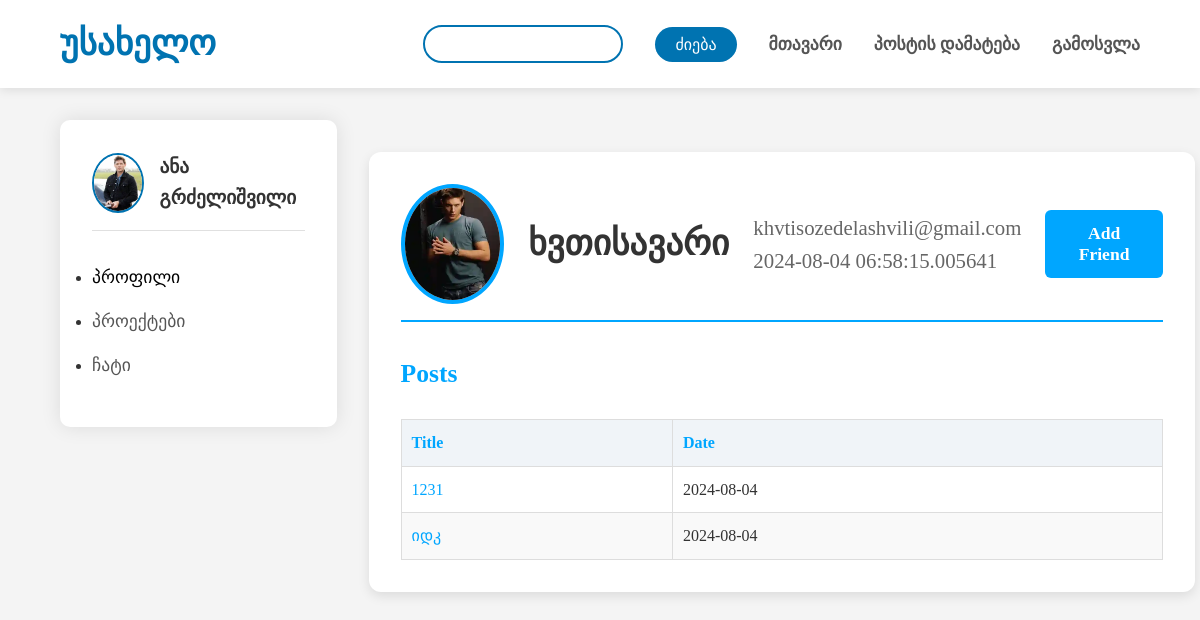
The app's page /profile/ხვთისავარი (signed in), older data.
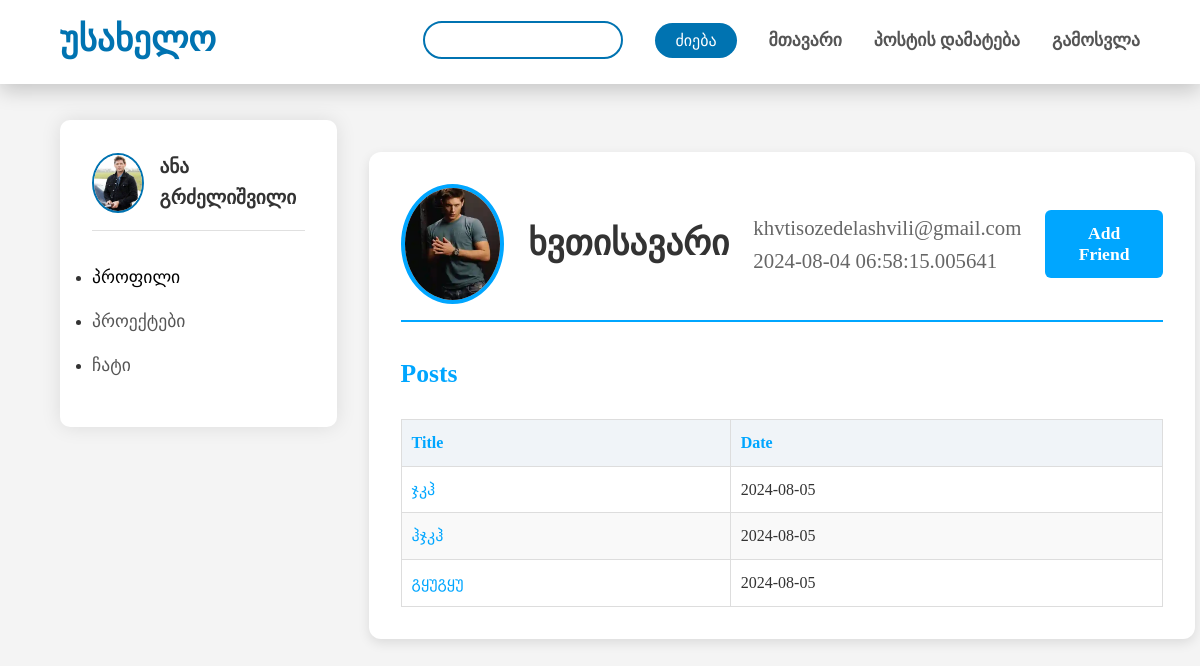
The same page, newer data.
### models.py (models this page shows, shortened)
class User(db.Model, UserMixin):
    id = db.Column(db.Integer, primary_key=True)
    username = db.Column(db.String(80), nullable=False)
    email = db.Column(db.String(120), unique=True, nullable=False)
    date_registered = db.Column(db.DateTime, nullable=False, default=datetime.utcnow)
    password = db.Column(db.String(120), nullable=False)
    friend_of = db.relationship('Friendship', backref='user')
    img = db.Column(db.String, nullable=False)

class Post(db.Model):
    id = db.Column(db.Integer, primary_key=True)
    username = db.Column(db.String(80), nullable=False)
    user_image = db.Column(db.String(80), nullable=False)
    date_posted = db.Column(db.DateTime, nullable=False, default=datetime.utcnow)
    title = db.Column(db.String(80), nullable=False)
    content = db.Column(db.String(), nullable=False)
    image_file = db.Column(db.String(120), nullable=True)
    keywords = db.Column(db.String(200), nullable=True)
    comments = db.relationship('Comment', backref='post', lazy=True, cascade="all, delete-orphan")

### routes.py (the view)
@app.route('/profile/<username>')
@login_required
def profile(username):
    comment_form = CommentForm()
    user = User.query.filter_by(username=username).first()  # Get the user by username
    if user is None:
        flash('User not found.', 'danger')
        return redirect(url_for('home'))
    posts = Post.query.filter_by(username=user.username).all()
    return render_template('profile.html', user=user, posts=posts, comment_form=comment_form)

### forms.py
class CommentForm(FlaskForm):
    post_id = IntegerField('Post ID', validators=[DataRequired()])
    comment = TextAreaField('კომენტარი', validators=[DataRequired()])
    image = FileField('Image')
    submit = SubmitField('კომენტარის დამატება')

### routes.py (called while the page is built)
@login_manager.user_loader
def load_user(user_id):
    return User.query.get(int(user_id))

### templates/profile.html
{% extends "base.html" %}
{% block styles %}
<link rel="stylesheet" href="/static/styles/profile.css">
{% endblock %}
{% block content %}
<div class="profile">
    <div class="profile-header">
        <img src="{{ url_for('static', filename='uploads/' ~ user.img) }}" alt="Profile Picture" class="profile-image">
        <h1 class="profile-username">{{ user.username }}</h1>
        <div style="display: grid;">
            <p class="profile-email">{{ user.email }}</p>
            <p class="profile-email">{{ user.date_registered }}</p>
        </div>
        {% if current_user.username != user.username %}
            <form action="{{ url_for('add_friend', username=user.username) }}" method="post">
                <button class="add-friend" type="submit">Add Friend</button>
            </form>
        {% endif %}
    </div>
    <div class="profile-info">
        <h2>Posts</h2>
        {% if posts %}
        <table>
            <thead>
            <tr>
                <th>Title</th>
                <th>Date</th>
            </tr>
            </thead>
            <tbody>
            {% for post in posts %}
            <tr>
                <td><a href="{{ url_for('post_detail', post_id=post.id) }}">{{ post.title }}</a></td>
                <td>{{ post.date_posted.strftime('%Y-%m-%d') }}</td>
            </tr>
            {% endfor %}
            </tbody>
        </table>
        {% else %}
        <p>No posts available.</p>
        {% endif %}
    </div>
</div>
{% endblock %}

### templates/base.html (shortened to what this page needs)
<!DOCTYPE html>
<html lang="ka">
<head>
    <link rel="stylesheet" href="/static/styles/base.css">
    {% block styles %}{% endblock %}
</head>
<body>
    <header>
        <nav>
            <h1>უსახელო</h1>
            <ul class="first-ul">
                {% if current_user.is_authenticated %}
                <input class="search-input" type="search">
                <input class="submit-input" type="submit" value="ძიება" style="font-family: TBC;">
                <li><a href="/">მთავარი</a></li>
                <li><a href="/add_post">პოსტის დამატება</a></li>
                <li><a href="/logout">გამოსვლა</a></li>
                {% else %}
                <li><a href="/login">შესვლა</a></li>
                <li><a href="/register">რეგისტრაცია</a></li>
                {% endif %}
            </ul>
        </nav>
    </header>
    <div class="container">
        {% if current_user.is_authenticated %}
        <aside>
            <div class="user-info">
                <img src="{{ url_for('static', filename='uploads/' ~ current_user.img) }}" alt="მომხმარებლის სურათი"
                    class="user-image">
                <p class="username">{{ current_user.username }}</p>
            </div>
            <ul class="side-links">
                <li><a href="{{ url_for('profile', username=current_user.username) }}"
                        style="text-decoration: none; color: rgb(0, 0, 0);">პროფილი</a></li>
                <li><a href="/profile">პროექტები</a></li>
                <li><a href="/chats">ჩატი</a></li>
            </ul>
        </aside>
        {% endif %}
        <main>
            {% block content %}{% endblock %}
        </main>
    </div>
</body>
</html>

### static/styles/base.css (style rules this page uses)
* { margin: 0; padding: 0; box-sizing: border-box; font-family: TBC; }
html, body { height: 100%; font-family: 'TBC', Arial, sans-serif; line-height: 1.6; color: #333; background-color: #f4f4f4; overflow-x: hidden; }
header { background-color: #ffffff; box-shadow: 0 2px 10px rgba(0,0,0,0.1); position: sticky; top: 0; z-index: 1000; transition: box-shadow 0.4s ease, transform 0.4s ease; }
nav { display: flex; justify-content: space-between; align-items: center; padding: 1rem 5%; max-width: 1400px; margin: 0 auto; }
nav h1 { font-size: 2.2rem; color: #0073b1; font-weight: bold; transition: color 0.4s ease, transform 0.4s ease; }
nav ul { list-style: none; display: flex; gap: 2rem; align-items: center; }
nav ul li a { color: #555; text-decoration: none; font-weight: 600; transition: color 0.4s ease, transform 0.4s ease; font-size: 1.1rem; position: relative; }
nav ul li a::after { content: ''; position: absolute; width: 0; height: 2px; bottom: -5px; left: 0; background-color: #0073b1; transition: width 0.4s ease; }
.search-input { border: 2px solid #0073b1; border-radius: 20px; padding: 8px 15px; font-size: 1rem; width: 200px; transition: width 0.4s ease, box-shadow 0.4s ease; }
.submit-input { background-color: #0073b1; color: white; border: none; padding: 8px 20px; border-radius: 20px; cursor: pointer; font-size: 1rem; transition: background-color 0.4s ease, transform 0.4s ease, box-shadow 0.4s ease; }
.container { display: flex; min-height: calc(100vh - 70px); max-width: 1400px; margin: 0 auto; padding: 2rem 5%; animation: fadeInContainer 0.6s ease-out; }
aside { width: 278px; background-color: #ffffff; padding: 2rem; border-radius: 10px; box-shadow: 0 0 20px rgba(0,0,0,0.1); margin-right: 2rem; height: fit-content; transition: transform 0.4s ease, box-shadow 0.4s ease; }
.user-info { display: flex; align-items: center; gap: 1rem; margin-bottom: 2rem; padding-bottom: 1rem; border-bottom: 1px solid #e0e0e0; }
.user-image { width: 60px; height: 60px; border-radius: 50%; object-fit: cover; border: 2px solid #0073b1; transition: transform 0.4s ease, box-shadow 0.4s ease; }
.username { font-size: 1.2rem; font-weight: 600; color: #333; transition: color 0.4s ease; }
.side-links li { margin-bottom: 1rem; }
.side-links a { text-decoration: none; color: #555; font-size: 1.1rem; display: flex; align-items: center; transition: color 0.4s ease, transform 0.4s ease; }
main { flex: 1; animation: slideInMain 0.6s ease-out; }

### static/styles/profile.css (style rules this page uses)
.profile { max-width: 1200px; margin: 2rem auto; padding: 2rem; background-color: #ffffff; border-radius: 12px; box-shadow: 0 4px 12px rgba(0, 0, 0, 0.1); animation: fadeIn 0.8s ease-out; }
.profile-header { display: flex; align-items: center; gap: 1.5rem; border-bottom: 2px solid #00a6ff; padding-bottom: 1rem; margin-bottom: 2rem; }
.profile-image { width: 120px; height: 120px; border-radius: 50%; object-fit: cover; border: 4px solid #00a6ff; transition: transform 0.3s ease; }
.profile-username { font-size: 2.2rem; color: #333; font-weight: bold; }
.profile-email { font-size: 1.3rem; color: #666; }
.profile-info h2 { font-size: 1.6rem; color: #00a6ff; margin-bottom: 1.5rem; font-weight: bold; }
.profile-info table { width: 100%; border-collapse: collapse; margin-top: 1.5rem; }
.profile-info table th, .profile-info table td { border: 1px solid #ddd; padding: 10px; text-align: left; }
.profile-info table th { background-color: #f0f4f8; color: #00a6ff; }
.profile-info table tr:nth-child(even) { background-color: #f9f9f9; }
.profile-info table a { color: #00a6ff; text-decoration: none; transition: color 0.3s ease; }
.add-friend { padding: 12px 24px; border-radius: 6px; border: 1px solid transparent; background: #00a6ff; cursor: pointer; color: white; font-size: 1.1rem; font-weight: bold; transition: background-color 0.3s ease, transform 0.3s ease; }

Row changes from the older to the newer data that the page shows:
no longer on this page (row edited): Post: title "1231", date_posted "2024-08-04"
removed Post: title "იდკ", date_posted "2024-08-04"
added Post: title "ჯკჰ", date_posted "2024-08-05"
added Post: title "ჰჯკჰ", date_posted "2024-08-05"
added Post: title "გყუგყუ", date_posted "2024-08-05"
